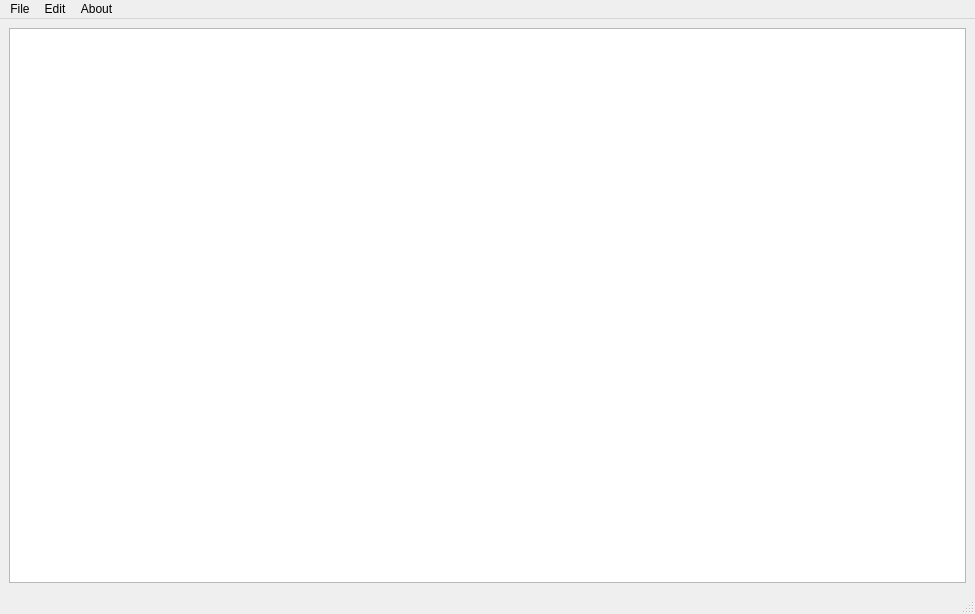
<?xml version="1.0" encoding="UTF-8"?>
<ui version="4.0">
 <class>MainWindow</class>
 <widget class="QMainWindow" name="MainWindow">
  <property name="geometry">
   <rect>
    <x>0</x>
    <y>0</y>
    <width>975</width>
    <height>614</height>
   </rect>
  </property>
  <property name="windowTitle">
   <string>MainWindow</string>
  </property>
  <widget class="QWidget" name="centralwidget">
   <layout class="QHBoxLayout" name="horizontalLayout">
    <item>
     <widget class="QTextEdit" name="textEdit"/>
    </item>
   </layout>
  </widget>
  <widget class="QMenuBar" name="menubar">
   <property name="geometry">
    <rect>
     <x>0</x>
     <y>0</y>
     <width>975</width>
     <height>26</height>
    </rect>
   </property>
   <widget class="QMenu" name="menuFile">
    <property name="title">
     <string>File</string>
    </property>
    <addaction name="actionNew"/>
    <addaction name="actionOpen"/>
    <addaction name="separator"/>
    <addaction name="actionSave"/>
    <addaction name="actionSave_as"/>
   </widget>
   <widget class="QMenu" name="menuEdit">
    <property name="title">
     <string>Edit</string>
    </property>
    <addaction name="actioncut"/>
    <addaction name="actioncopy"/>
    <addaction name="actionPaste"/>
    <addaction name="separator"/>
    <addaction name="actionRedo"/>
    <addaction name="actionUndo"/>
   </widget>
   <widget class="QMenu" name="menuAbout">
    <property name="title">
     <string>About</string>
    </property>
    <addaction name="actionabout_notepad"/>
   </widget>
   <addaction name="menuFile"/>
   <addaction name="menuEdit"/>
   <addaction name="menuAbout"/>
  </widget>
  <widget class="QStatusBar" name="statusbar"/>
  <action name="actionNew">
   <property name="text">
    <string>New</string>
   </property>
  </action>
  <action name="actionOpen">
   <property name="text">
    <string>Open</string>
   </property>
  </action>
  <action name="actionSave">
   <property name="text">
    <string>Save</string>
   </property>
  </action>
  <action name="actionSave_as">
   <property name="text">
    <string>Save as</string>
   </property>
  </action>
  <action name="actioncut">
   <property name="text">
    <string>cut</string>
   </property>
  </action>
  <action name="actioncopy">
   <property name="text">
    <string>copy</string>
   </property>
  </action>
  <action name="actionPaste">
   <property name="text">
    <string>Paste</string>
   </property>
  </action>
  <action name="actionRedo">
   <property name="text">
    <string>Redo</string>
   </property>
  </action>
  <action name="actionUndo">
   <property name="text">
    <string>Undo</string>
   </property>
  </action>
  <action name="actionabout_notepad">
   <property name="text">
    <string>about notepad</string>
   </property>
  </action>
 </widget>
 <resources/>
 <connections/>
</ui>
